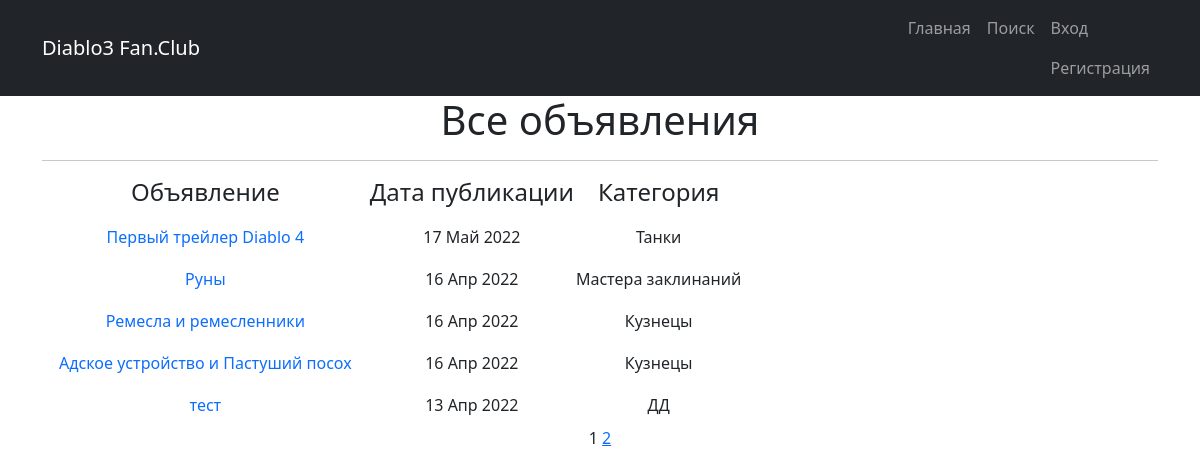
The page / on the database its author committed.
### main/models.py (models this page shows, shortened)
class Ads(models.Model):
    title = models.CharField(max_length=128, verbose_name= 'Заголовок')
    content = RichTextUploadingField(verbose_name='Содержание поста')
    post_category = models.ForeignKey(Category, on_delete=models.CASCADE, verbose_name='Категория')
    data_create = models.DateTimeField(auto_now_add = True, verbose_name='Дата создания')
    user = models.ForeignKey(User, blank=True, null=True, on_delete=models.CASCADE, verbose_name='Пользователь')

class Category(models.Model):
    name = models.CharField(max_length = 64, unique=True, verbose_name='Название категории')
    def __str__(self):
        return f'{self.name}'

### main/views.py (the view)
# urls.py: path('', AdssView.as_view(), name = 'main'),
class AdssView(ListView):
    model = Ads
    ordering = '-data_create'
    template_name = 'main.html'
    context_object_name = 'adss'
    paginate_by = 5

### templates/main.html (shortened to what this page needs)
{% extends 'flatpages/default.html' %}
{% block content %}
 <h1>Все объявления</h1>
    {% if adss %}
        <table>
            <tr>
                <td>
                    <h4>Объявление</h4>
                </td>
                <td>
                    <h4>Дата публикации</h4>
                </td>
                <td>
                    <h4>Категория</h4>
                </td>
            </tr>
            <hr>
            {% for ads in adss %}
                <tr>
                    <td>
                        <a class="nav-link" href="http://127.0.0.1:8000/{{ ads.id }}">{{ ads.title }}</a>
                    </td>
                    <td>
                        {{ ads.data_create|date:'d M Y' }}
                    </td>
                    <td>
                        {{ ads.post_category }}
                    </td>
                </tr>
            {% endfor %}
        </table>
    {% else %}
        <h2>Публикаций нет</h2>
    {% endif %}
   {{ page_obj.number }}
   {% if page_obj.has_next %}
       <a href="?page={{ page_obj.next_page_number }}">{{ page_obj.next_page_number }}</a>
   {% endif %}
{% endblock content %}

### templates/flatpages/default.html (shortened to what this page needs)
<!DOCTYPE html>
<html lang="ru">
    <head>
        {% load static %}
        <link href="{% static 'css/styles.css' %}" rel="stylesheet" />
    </head>
    <body>
        <nav class="navbar navbar-expand-lg navbar-dark bg-dark">
            <div class="container">
                <a class="navbar-brand" href="/">Diablo3 Fan.Club</a>
                <div class="collapse navbar-collapse" id="navbarSupportedContent">
                    <ul class="navbar-nav ms-auto mb-2 mb-lg-0">
                        <li class="nav-item">
                            <a class="nav-link"  href="/">Главная</a>
                        </li>
                        <li class="nav-item">
                            <a class="nav-link" href="/search/">Поиск</a>
                        </li>
                        <li>
                            {% if user.is_authenticated %}
                                <a class="nav-link" href="/create/">
                                    Добавить
                                </a>
                                <a class="nav-link" href="{% url 'account_logout' %}">
                                    Выход
                                </a>
                            {% else %}
                                <a class="nav-link" href="{% url 'account_login' %}">
                                    Вход
                                </a>
                                <a class="nav-link" href="{% url 'account_signup' %}">
                                    Регистрация
                                </a>
                            {% endif %}
                        </li>
                    </ul>
                </div>
            </div>
        </nav>
        <div class="container">
            <div class="row">
                <div class="col-lg-12 text-center">
                    {% block content %}{% endblock content %}
                </div>
            </div>
        </div>
    </body>
</html>

### rows shown on the page
Ads: title "Первый трейлер Diablo 4", data_create "17 Май 2022", post_category "Танки"
Ads: title "Руны", data_create "16 Апр 2022", post_category "Мастера заклинаний"
Ads: title "Ремесла и ремесленники", data_create "16 Апр 2022", post_category "Кузнецы"
Ads: title "Адское устройство и Пастуший посох", data_create "16 Апр 2022", post_category "Кузнецы"
Ads: title "тест", data_create "13 Апр 2022", post_category "ДД"

### other values the page prints
{{ page_obj.number }} "1"
{{ page_obj.next_page_number }} "2"
